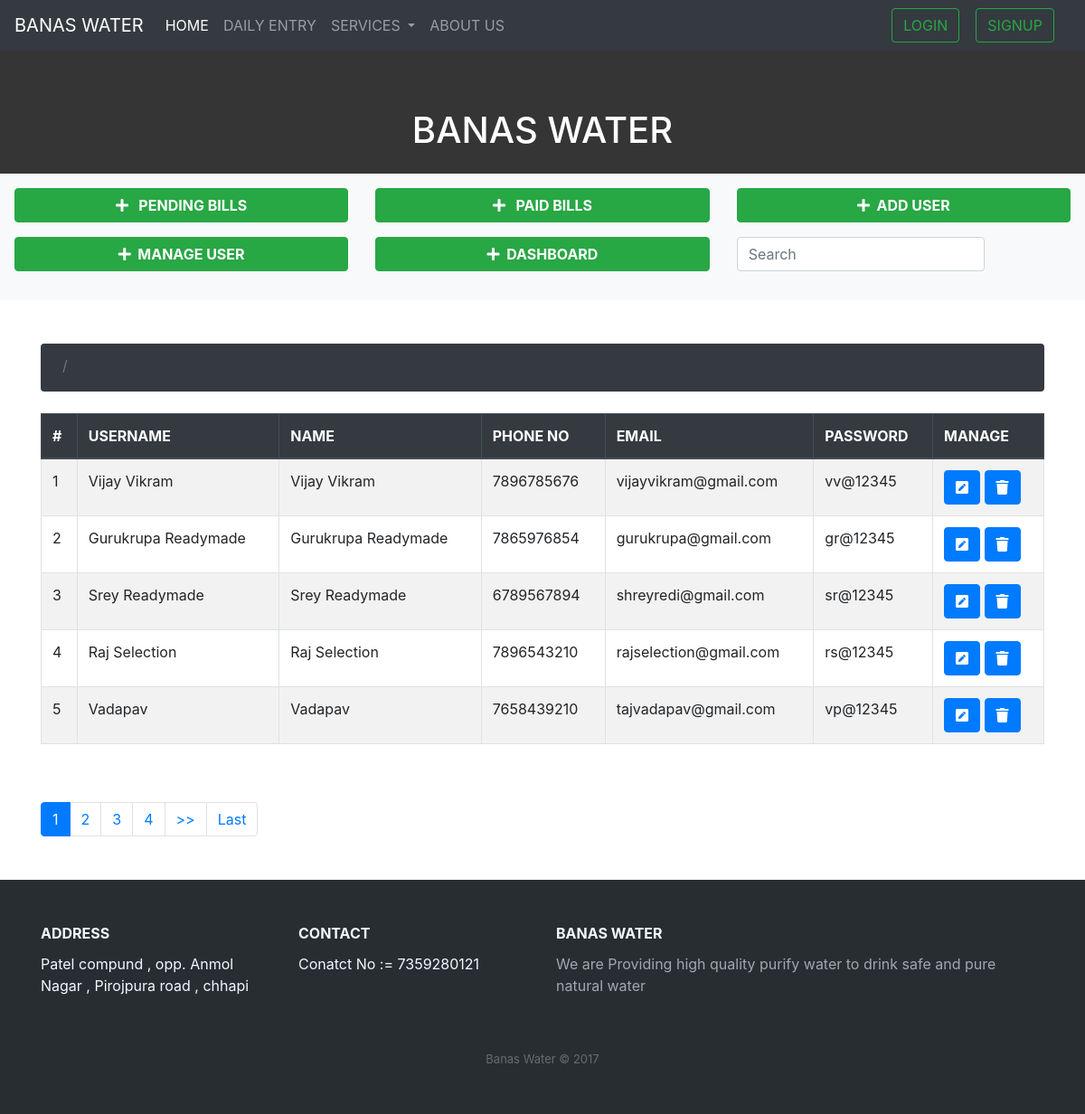
/banasadmin/manageuser/, run on the app's committed database.
### banasadmin/models.py (models this page shows)
class Customer(models.Model):
    user = models.OneToOneField(User,null=True,on_delete=models.CASCADE)
    name =  models.CharField(max_length=100)
    phone_no = models.CharField(max_length=10)
    email = models.CharField(max_length=50,null=True,blank=True)
    pwd = models.CharField(max_length=100)
    pwd1 = models.CharField(max_length=100)

### banasadmin/views.py (the view)
# urls.py: path('manageuser/',views.manageuser,name='manageuser'),
def manageuser(request):
    data = Customer.objects.all().order_by('-id')
    paginator = Paginator(data, 5, orphans=0)
    is_paginated = True if paginator.num_pages > 1 else False
    page = request.GET.get('page') or 1
    try:
        current_page = paginator.page(page)
    except InvalidPage as e:
        messages.error(request, str(e))
        current_page = paginator.page(1)
    data = Customer.objects.all()
    context = {
        'current_page': current_page,
        'is_paginated': is_paginated,
        'paginator': paginator,
        'data' : data
    }
    return render(request,'banasadmin/manageuser.html',context)

### banasadmin/templates/banasadmin/manageuser.html (shortened to what this page needs)
{% extends 'banasadmin/pagination.html' %}
{% block table_header %}
    <th>#</th>
    <th>USERNAME</th>
    <th>NAME</th>
    <th>PHONE NO</th>
    <th>EMAIL</th>
    <th>PASSWORD</th>
    <th>MANAGE</th>
{% endblock table_header %}
{% block table_data %}
    <td>{{ current_page.start_index|add:forloop.counter0 }}</td>
    <td>{{a.user}}</td>
    <td>{{a.name}}</td>
    <td>{{a.phone_no}}</td>
    <td>{{a.email}}</td>
    <td>{{a.pwd}}</td>
    <td>
    <a class="btn btn-primary" href="/banasadmin/updateuser/{{a.id}}"> <i class="fas fa-pencil-square"></i> </a>
    <a class="btn btn-primary" href="/banasadmin/delete/{{a.id}}"> <i class="fa fa-trash"></i> </a>
    </td>
{% endblock table_data %}

### banasadmin/templates/banasadmin/pagination.html (shortened to what this page needs)
{% extends 'pages/base.html' %}
{% block content %}
<div class=" py-3 text-white" style="background-color: #343534">
      <h1>&nbsp;&nbsp;<center>BANAS WATER</center></h1>
    </div>
    <div class="bg-light p-3">
    <div class="row">
       <div class="col-md-4">
         <a href="{% url 'pendingadmin' %}" class="btn btn-success d-block font-weight-bold mb-3">
          <i class="fas fa-plus"></i> &nbsp; PENDING BILLS</a>
       </div>
       <div class="col-md-4">
         <a href="{% url 'paidbilladmin' %}" class="btn btn-success d-block font-weight-bold mb-3">
          <i class="fas fa-plus"></i> &nbsp; PAID BILLS</a>
       </div>
       <div class="col-md-4">
         <a href="{% url 'addcustomer' %}" class="btn btn-success d-block font-weight-bold mb-3">
          <i class="fas fa-plus"></i> &nbsp;ADD USER</a>
       </div>
       <div class="col-md-4">
         <a href="{% url 'manageuser' %}" class="btn btn-success d-block font-weight-bold mb-3">
          <i class="fas fa-plus"></i> &nbsp;MANAGE USER</a>
       </div>
        <div class="col-md-4">
         <a href="{% url 'billadmin' %}" class="btn btn-success d-block font-weight-bold mb-3">
          <i class="fas fa-plus"></i> &nbsp;DASHBOARD</a>
       </div>
       <div class="col-md-4">
       <form class="form-inline my-2 my-lg-0" method="GET">
        <input class="form-control mr-sm-2" type="text" placeholder="Search" value="{{request.get.q}}" aria-label="Search" name="q">
    </form>
    </div>
    </div>
  </div>
<div class="container mt-5">
    <nav aria-label="breadcrumb" class="mb-4 ">
        <ol class="breadcrumb  bg-dark" style="height: 53px;">
          <li class="breadcrumb-item active text-white " aria-current="page">
          <li class="breadcrumb-item">
          </li>
        </ol>
      </nav>
    <div class="table-responsive">
    <table class="table table-striped thead-dark table-bordered table">
        <thead class="thead-dark">
          <tr>
{% block table_header %}
{% endblock table_header %}
          </tr>
        </thead>
        <tbody>
            {% for a in current_page %}
          <tr>
{% block table_data %}
{% endblock table_data %}
          </tr>
          {% endfor %}
         </tbody>
      </table>
    </div>
      {% if is_paginated %}
      <nav class="my-5">
        <ul class="pagination ">
          {% for page in paginator.page_range %}
          <li class="page-item {% if page == current_page.number %}active{% endif %}">
            <a class="page-link" href="?page={{ page }}">{{ page }}</a>
          </li>
          {% endfor %}
          {% if current_page.has_next %}
          <li class="page-item"><a class="page-link" href="?page={{ current_page.next_page_number }}">>></a></li>
          <li class="page-item"><a class="page-link" href="?page={{ current_page.paginator.num_pages }}">Last</a></li>
          {% endif %}
        </ul>
      </nav>
  {% endif %}
</div>
{% endblock content %}

### data on the page
Customer: start_index|add "1", user "Vijay Vikram", name "Vijay Vikram", phone_no "7896785676", email "vijayvikram@gmail.com", pwd "vv@12345"
Customer: start_index|add "2", user "Gurukrupa Readymade", name "Gurukrupa Readymade", phone_no "7865976854", email "gurukrupa@gmail.com", pwd "gr@12345"
Customer: start_index|add "3", user "Srey Readymade", name "Srey Readymade", phone_no "6789567894", email "shreyredi@gmail.com", pwd "sr@12345"
Customer: start_index|add "4", user "Raj Selection", name "Raj Selection", phone_no "7896543210", email "rajselection@gmail.com", pwd "rs@12345"
Customer: start_index|add "5", user "Vadapav", name "Vadapav", phone_no "7658439210", email "tajvadapav@gmail.com", pwd "vp@12345"

### other printed values
{{ page }} "1" "2" "3" "4"
